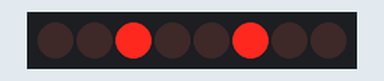
The sketch below on a simulated Arduino Uno, built with avr-gcc and run on an emulated ATmega328P. Parts: 8 shift-register outputs drawn as a row of LEDs (first output left, lit = HIGH). Wiring (inferred from the names in the program): shift register (74HC595): data pin 2; shift clock pin 4. Wiring (inferred from the signals the program sends): row of LEDs: on Q0, Q1, Q2, Q3, Q4, Q5, Q6, Q7.

Above: at 5.0 s.
At 12.5 s:
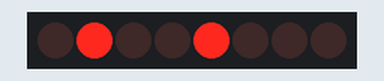
At 20.0 s:
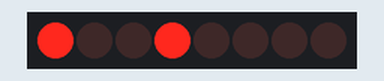
At 27.5 s:
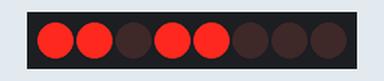
Timing chart, 0 to 39.0 s (numbered marks = the images above):
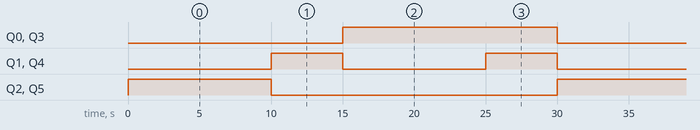

The sketch:

traffic_light.ino
```cpp
const int clockpin = 4;//shift register clock
const int latchpin = 3;//output register clock
const int datapin = 2;//input

void setup()
{
	pinMode(clockpin,OUTPUT);
  	pinMode(latchpin,OUTPUT);
  	pinMode(datapin,OUTPUT);
}

void updateLights(byte reg2,byte reg1)
{
	digitalWrite(latchpin , LOW);
	shiftOut(datapin,clockpin,MSBFIRST,reg2);
  	shiftOut(datapin,clockpin,MSBFIRST,reg1);
  	digitalWrite(latchpin,HIGH);
}

void loop()
{
	updateLights(B00001001,B00100100);//Red reg2: E W  Green reg1: N S
  	delay(10000);

  	updateLights(B00011011,B00010010);//Red with Orange reg2: E  W  Orange reg1: N  S
  	delay(5000);

  	updateLights(B00100100,B00001001);//Green reg2: E  W  Red reg1: N  S
   	delay(10000);

  	updateLights(B00010010,B00011011);//Orange reg2: E  W red with Orange reg1: N  S
   	delay(5000);
}
```

Measured:
- by itself, Q0, Q3: alternates HIGH for 15.0 s and LOW for 15.0 s
- by itself, Q1, Q4: alternates HIGH for 5.0 s and LOW for 10.0 s
- by itself, Q2, Q5: alternates HIGH for 10.0 s and LOW for 20.0 s
